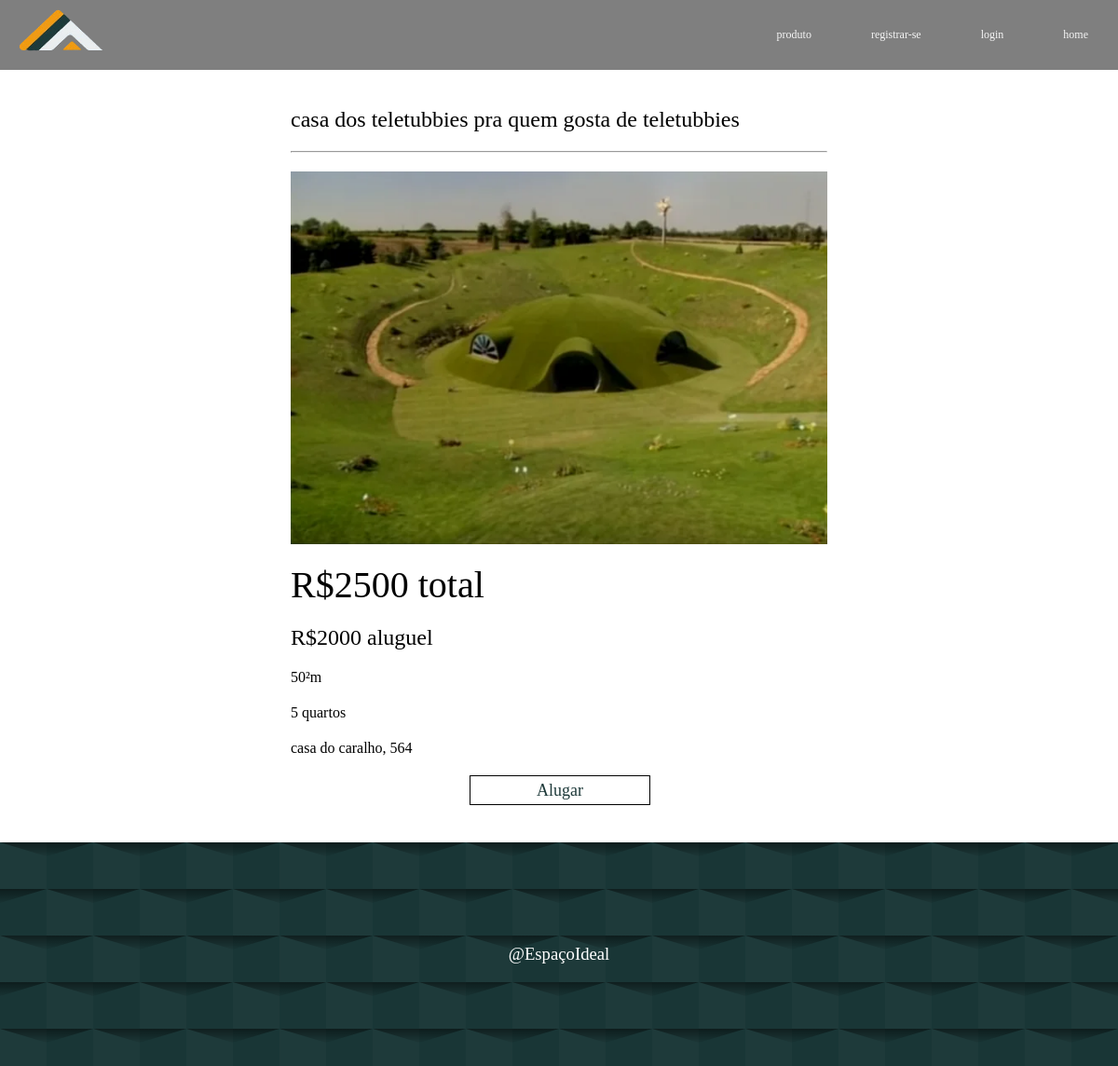
Page /produto.php?id=24 on the earlier database version.
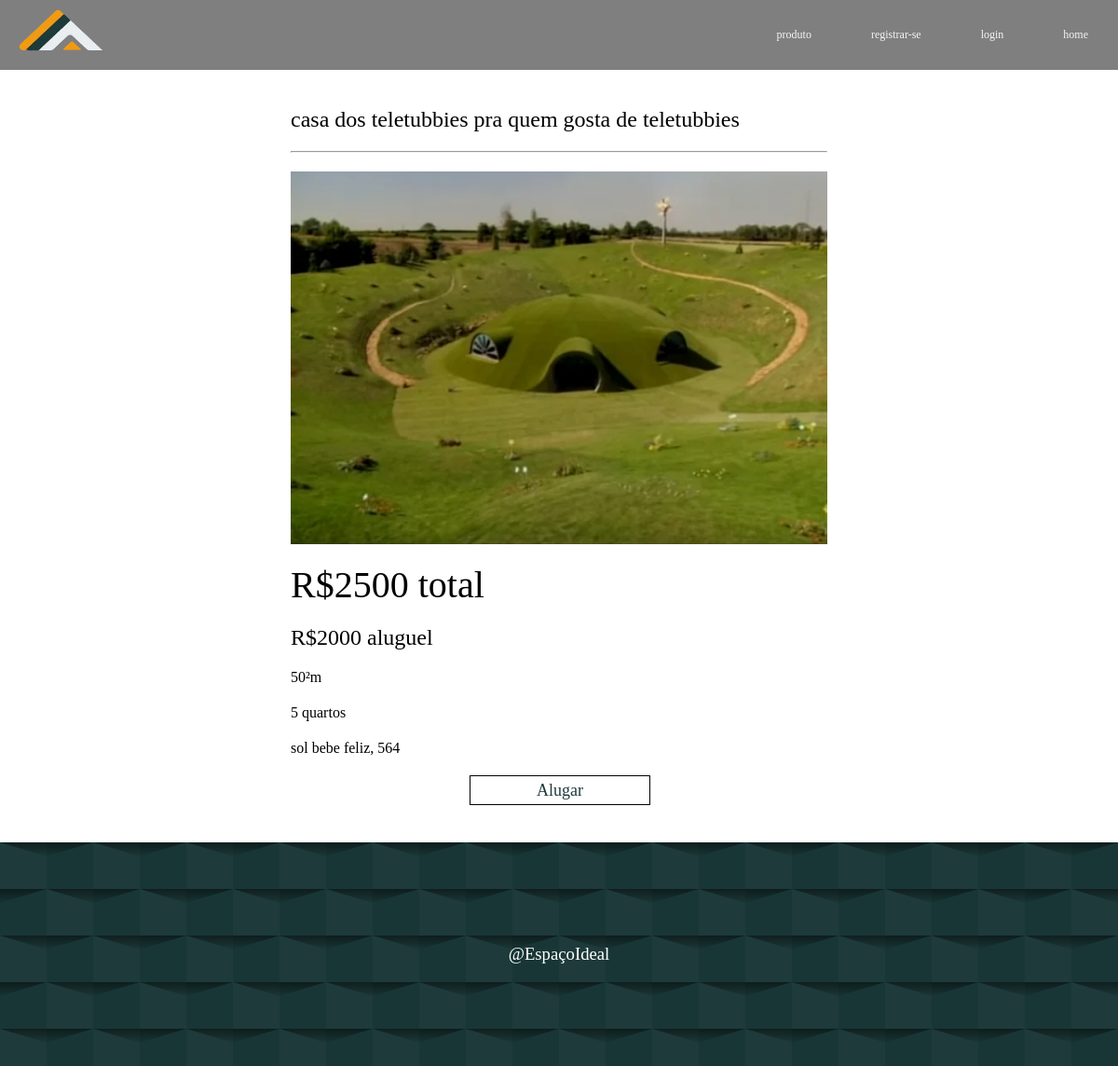
Same page on the later database version.
### tables this page shows
CREATE TABLE `produtos` (
  `id_produtos` int(11) NOT NULL,
  `descricao` varchar(100) NOT NULL,
  `preco_total` float NOT NULL,
  `preco_aluguel` float NOT NULL,
  `metros` float NOT NULL,
  `quartos` int(3) NOT NULL,
  `endereco` varchar(100) NOT NULL,
  `data_envio` date NOT NULL DEFAULT current_timestamp(),
  `foto_caminho` varchar(100) NOT NULL,
  `foto_nome` varchar(100) NOT NULL,
  `fk_cliente` int(11) DEFAULT NULL
);

### produto.php (the view, shortened to what this page needs)
<link rel="stylesheet" href="styles/produto.css">
<body>
    <?php
        include_once "_includes/_header.php";
    ?>
    <main>
        <?php
        include_once "_includes/_conexao.php";
        $id = $_GET['id'];
        $comando = "SELECT * FROM produtos WHERE id_produtos = ?";
        $preparo = mysqli_prepare($conexao, $comando);
        mysqli_stmt_bind_param($preparo, "i", $id);
        mysqli_stmt_execute($preparo);
        $resultado = mysqli_stmt_get_result($preparo);
        $produtos = mysqli_fetch_assoc($resultado);
        ?>
        <article>
            <h1><?php echo $produtos['descricao'];?></h1>
            <hr>
            <img src="<?php echo $produtos['foto_caminho'];?>" alt="">
            <p id="preco_total">R$<?php echo $produtos['preco_total'];?> total</p>
            <p id="preco_aluguel">R$<?php echo $produtos['preco_aluguel'];?> aluguel</p>
            <p id="metros"><?php echo $produtos['metros'];?>²m</p>
            <p id="quartos"><?php echo $produtos['quartos'];?> quartos</p>
            <p id="endereco"><?php echo $produtos['endereco'];?></p>
            <?php
                if($produtos['fk_cliente']==null){
                    ?>
                        <a href = "_includes/_backalugar.php?id_produto=<?php echo $id?>">Alugar</a>
                    <?php
                }
                else{
                    ?>
                        <a href = "_includes/_backdesalugar.php?id_produto=<?php echo $id?>">Devolver</a>
                    <?php
                }
            ?>
        </article>
    </main>
</body>
</html>

### _includes/_header.php (shortened to what this page needs)
<link rel="stylesheet" href="styles/header.css">
<header>
    <nav>
        <ul>
            <a href="home.php"><li>home</li></a>
            <a href="login.php"><li>login</li></a>
            <a href="registro.php"><li>registrar-se</li></a>
            <a href="produtos.php"><li>produto</li></a>
        </ul>
        <img src="imagens/logo.png" alt="logo espaço ideal">
    </nav>
</header>

### styles/produto.css (style rules this page uses)
main { height: auto; width: 100%; }
article * { margin-left: 20%; height: 60%; margin-right: 20%; }
article { height: auto; width: 80%; margin-left: 10%; padding-top: 5vh; padding-bottom: 5vh; display: flex; flex-direction: column; justify-content: space-between; gap: 2.5vh; }
article img { width: 60%; height: 50vh; object-fit: cover; }
article #preco_total { font-size: 5vh; }
article #preco_aluguel { font-size: 3vh; }
article #metros { font-size: 2vh; }
article a { width:20%; font-size: large; margin-left: 40%; height: 2.5vw; border: 1px solid black; color: #1E3A3A; cursor:pointer; display: flex; align-items: center; justify-content: center; text-decoration-line: none; }

### styles/all.css (style rules this page uses)
* { margin: 0; padding: 0; font-family: "Libre Baskerville", serif; font-weight: 400; font-style: normal; }

### styles/header.css (style rules this page uses)
header { height: 75px; width: 100%; }
header nav { height: 100%; background-color: rgba(0, 0, 0, 0.5); font-size: 1vw; }
header nav img { height: 70%; margin: 0.5vw 0.5vw; }
header nav ul { height: 100%; width: 60%; list-style-type: none; float: right; }
header nav ul a { height: 100%; float: right; padding: 0 4vh; text-decoration: none; display: flex; align-items: center; color: whitesmoke; }
header nav ul li { margin: 0 auto; }

### styles/footer.css (style rules this page uses)
footer { height: 30vh; width: 100%; background-color: #1E3A3A; background-color: #1E3A3A; }
footer div { color: white; height: 100%; width: 100%; display: flex; justify-content: center; align-items: center; }

Differences in the rows shown:
changed produtos "casa dos teletubbies pra quem gosta de teletubbies": endereco "casa do caralho, 564" → "sol bebe feliz, 564"
